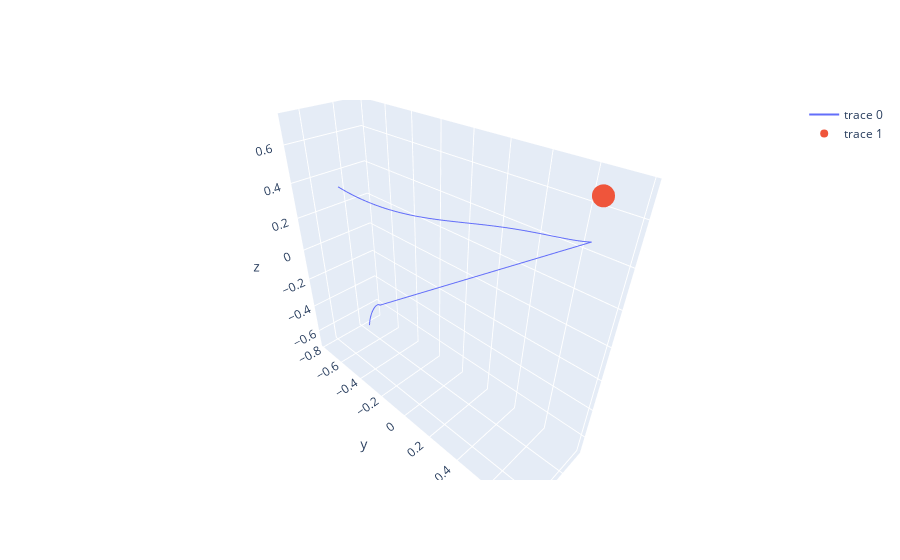

The notebook cell this image was saved under:
### Markdown cell above
### Part 2-5: Simulation

### Code cell
SO.LMO_sat.reset_X()
# omega_0 = SO.LMO_sat.X()[1].transpose()
# H=SO.LMO_sat.MOI@omega_0
# print(f"H(0 s) = {H}")

t_step=1
target = np.vstack([SO.MRP_RsN, SO.omega_RsN])
data = SO.orbital_att_RK4int(SO.LMO_sat,
                      lambda x,t: SO.linear_control(x, 
                                                 target,
                                                 t, K, P),
                      np.zeros(3),
                      SO.LMO_sat.X(),
                      np.arange(0,400+t_step,t_step))
print(data)

fig = pgo.Figure()
sigma = target[0]
fig.add_scatter3d(x=data["sigma1"],
                  y=data["sigma2"],
                  z=data["sigma3"],
                  mode="lines")

lastval = data.iloc[-1].to_numpy()
print(lastval)
sigma_BR = am.DCM_2_MRP(am.MRP_2_DCM(lastval[1:4])@am.MRP_2_DCM(target[0]).transpose())
print(sigma_BR)
fig.add_scatter3d(x=[sigma[0]],
                  y=[sigma[1]],
                  z=[sigma[2]],
                  mode="markers")
fig.show()

### Figure 1 — Plotly figure (JSON) as saved in the notebook; plotly's stock layout.template omitted (floating-point values rounded to 4 significant figures; data arrays with more than 128 entries replaced by an {"elided": "..."} marker saying what was removed)
{"data": [{"mode": "lines", "type": "scatter3d", "x": {"elided": "401 float values"}, "y": {"elided": "401 float values"}, "z": {"elided": "401 float values"}}, {"mode": "markers", "type": "scatter3d", "x": [0], "y": [0.7071], "z": [0.7071]}], "layout": {}}
